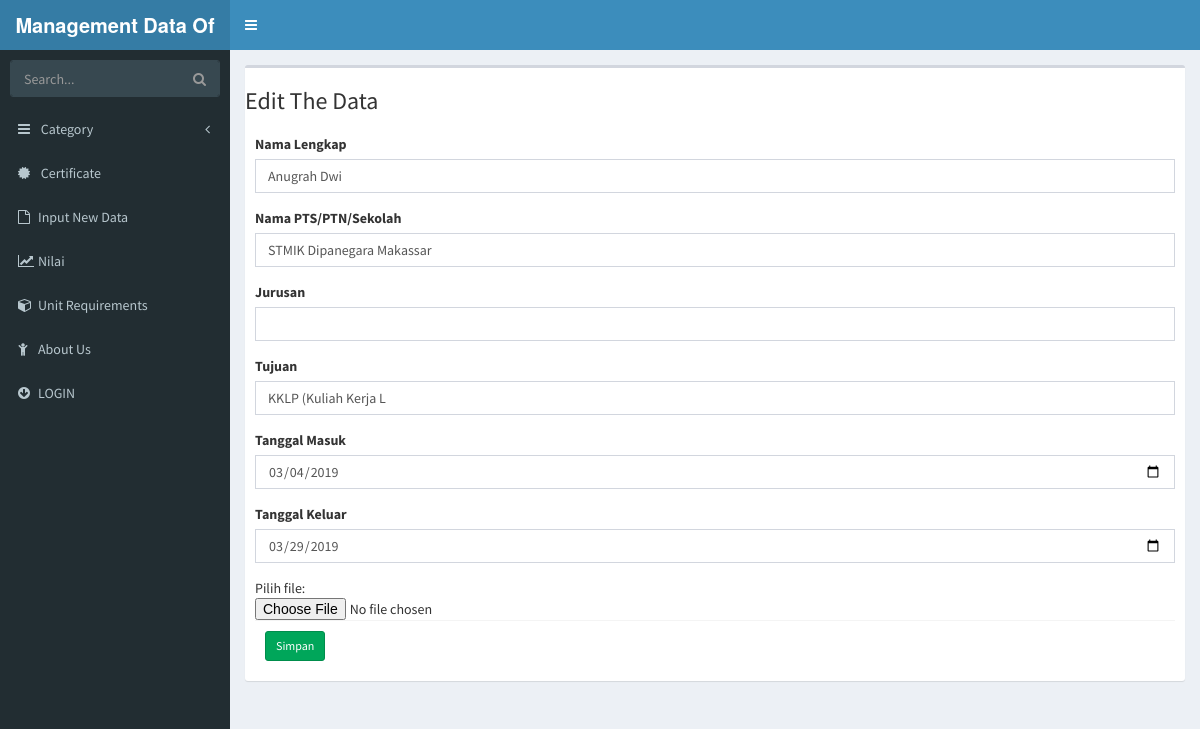
The page /admin/edit.php?id=1 on the database its author committed.
### tables this page shows
CREATE TABLE `mhs` (
  `id` int(11) NOT NULL,
  `id_need` int(11) NOT NULL,
  `nama` varchar(50) NOT NULL,
  `asal` varchar(50) NOT NULL,
  `nama_file` varchar(50) NOT NULL,
  `id_jur` int(11) NOT NULL,
  `tujuan` varchar(20) NOT NULL,
  `tgl_msk` date NOT NULL,
  `tgl_klr` date NOT NULL
);

### admin/edit.php (the view, shortened to what this page needs)
<!DOCTYPE html>
<html>
<head>
  <link rel="stylesheet" href="../bower_components/bootstrap/dist/css/bootstrap.min.css">
  <link rel="stylesheet" href="../bower_components/font-awesome/css/font-awesome.min.css">
  <link rel="stylesheet" href="../bower_components/Ionicons/css/ionicons.min.css">
  <link rel="stylesheet" href="../dist/css/AdminLTE.min.css">
  <link rel="stylesheet" href="../dist/css/skins/_all-skins.min.css">
  <link rel="stylesheet" href="../bower_components/morris.js/morris.css">
  <link rel="stylesheet" href="../bower_components/jvectormap/jquery-jvectormap.css">
  <link rel="stylesheet" href="../bower_components/bootstrap-datepicker/dist/css/bootstrap-datepicker.min.css">
  <link rel="stylesheet" href="../bower_components/bootstrap-daterangepicker/daterangepicker.css">
  <link rel="stylesheet" href="../plugins/bootstrap-wysihtml5/bootstrap3-wysihtml5.min.css">
</head>
<body class="hold-transition skin-blue sidebar-mini">
<div class="wrapper">
    <?php
    include "header.php";
    ?>
  <aside class="main-sidebar">
    <section class="sidebar">
      <form action="#" method="get" class="sidebar-form">
        <div class="input-group">
          <input type="text" name="q" class="form-control" placeholder="Search...">
          <span class="input-group-btn">
                <button type="submit" name="search" id="search-btn" class="btn btn-flat"><i class="fa fa-search"></i>
                </button>
              </span>
        </div>
      </form>
      <ul class="sidebar-menu" data-widget="tree">
        <li class="treeview">
          <a href="#">
            <i class="fa fa-reorder"></i> <span>Category</span>
            <span class="pull-right-container">
              <i class="fa fa-angle-left pull-right"></i>
            </span>
          </a>
        </li>
        <li>
          <a href="sertifikat/index.php">
            <i class="fa fa-certificate"></i> <span>Certificate</span>
          </a>
        </li>
        <li class="treeview">
          <a href="input.php">
            <i class="fa fa-file-o"></i><span>Input New Data</span>
          </a>
        </li>
        <li class="treeview">
          <a href="penilaian.php">
            <i class="fa fa-line-chart"></i><span>Nilai</span>
          </a>
        </li>
        <li class="treeview">
          <a href="need.php">
            <i class="fa fa-cube"></i><span>Unit Requirements</span>
          </a>
        </li>
        <li class="treeview">
          <a href="about.php">
            <i class="fa fa-child"></i><span>About Us</span>
          </a>
        </li>
        <li class="treeview">
          <a href="#">
            <i class="fa fa-arrow-circle-down"></i><span>LOGIN</span>
          </a>
        </li>
      </ul>
    </section>
  </aside>
<div class="content-wrapper">
    <section class="content">
      <div class="row">
        <div class="col-xs-12">
          <div class="box">
            <body>
              <h3>Edit The Data</h3>
            <?php
            include "koneksi.php";
            $id = $_GET['id'];
            $query_mysql = mysqli_query($connection,"SELECT * FROM mhs WHERE id='$id'")or die(mysqli_error());
            while($data = mysqli_fetch_array($query_mysql)){
            ?>
             <form action="update.php" method="post" enctype="multipart/form-data">
               <div class="box-body">
                <div class="form-group">
                  <label for="fornama">Nama Lengkap</label>
                  <input type="text" class="form-control" name="nama" value="<?php echo $data['nama'] ?>">
                </div>
                <div class="form-group">
                  <label for="forasal">Nama PTS/PTN/Sekolah</label>
                  <input type="text" class="form-control" name="asal" value="<?php echo $data['asal'] ?>">
                </div>
                <div class="form-group">
                  <label for="forjurusan">Jurusan</label>
                  <input type="text" class="form-control" name="jurusan" value="<?php echo $data['jurusan'] ?>">
                </div>
                <div class="form-group">
                  <label for="forbagian">Tujuan</label>
                  <input type="text" class="form-control" name="tujuan" value="<?php echo $data['tujuan'] ?>">
                </div>
                <div class="form-group">
                  <label for="fortglmsk">Tanggal Masuk</label>
                  <input type="Date" class="form-control" name="tgl_msk" value="<?php echo $data['tgl_msk'] ?>">
                </div>
                <div class="form-group">
                  <label for="fortglklr">Tanggal Keluar</label>
                  <input type="Date" class="form-control" name="tgl_klr" value="<?php echo $data['tgl_klr'] ?>">
                </div>
                <form class="form-group">
                  Pilih file: <input type="file" name="berkas"/>
                </form>
              <div class="box-footer">
                <button type="submit" name="upload" value="Upload" class="btn btn-success btn-sm">Simpan</button>
              </div>
            </form>
            </body>
            </div>
          </div>
      </div>
    </section>
  </div>
</div>
<?php } ?>
</body>
</html>

### rows shown on the page
mhs: nama "Anugrah Dwi", asal "STMIK Dipanegara Makassar", tujuan "KKLP (Kuliah Kerja L", tgl_msk "03/04/2019", tgl_klr "03/29/2019"
